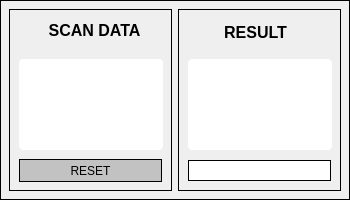
<?xml version="1.0" encoding="UTF-8"?>
<ui version="4.0">
 <class>MainWindow</class>
 <widget class="QMainWindow" name="MainWindow">
  <property name="geometry">
   <rect>
    <x>0</x>
    <y>0</y>
    <width>350</width>
    <height>200</height>
   </rect>
  </property>
  <property name="minimumSize">
   <size>
    <width>350</width>
    <height>200</height>
   </size>
  </property>
  <property name="maximumSize">
   <size>
    <width>350</width>
    <height>200</height>
   </size>
  </property>
  <property name="windowTitle">
   <string>C219    ver:1.0.0.47     Login:V3092552</string>
  </property>
  <property name="styleSheet">
   <string notr="true">border: 1px solid #000;</string>
  </property>
  <widget class="QWidget" name="centralwidget">
   <layout class="QHBoxLayout" name="horizontalLayout">
    <item>
     <widget class="QGroupBox" name="groupBox">
      <property name="title">
       <string/>
      </property>
      <widget class="QLabel" name="label">
       <property name="geometry">
        <rect>
         <x>30</x>
         <y>8</y>
         <width>111</width>
         <height>27</height>
        </rect>
       </property>
       <property name="font">
        <font>
         <family>Segoe UI</family>
         <pointsize>12</pointsize>
         <weight>75</weight>
         <bold>true</bold>
        </font>
       </property>
       <property name="styleSheet">
        <string notr="true">border-color: none; font-weight: bold; </string>
       </property>
       <property name="text">
        <string>SCAN DATA</string>
       </property>
       <property name="alignment">
        <set>Qt::AlignCenter</set>
       </property>
      </widget>
      <widget class="QTextEdit" name="txtscan">
       <property name="geometry">
        <rect>
         <x>10</x>
         <y>50</y>
         <width>144</width>
         <height>91</height>
        </rect>
       </property>
       <property name="styleSheet">
        <string notr="true">border-color: #fff; background-color: #fff; border-radius: 4px;
</string>
       </property>
      </widget>
      <widget class="QPushButton" name="reset_btn">
       <property name="geometry">
        <rect>
         <x>10</x>
         <y>150</y>
         <width>143</width>
         <height>23</height>
        </rect>
       </property>
       <property name="styleSheet">
        <string notr="true">background-color: rgb(194, 194, 194)</string>
       </property>
       <property name="text">
        <string>RESET</string>
       </property>
      </widget>
     </widget>
    </item>
    <item>
     <widget class="QGroupBox" name="groupBox_2">
      <property name="title">
       <string/>
      </property>
      <widget class="QLabel" name="label_2">
       <property name="geometry">
        <rect>
         <x>23</x>
         <y>10</y>
         <width>109</width>
         <height>27</height>
        </rect>
       </property>
       <property name="font">
        <font>
         <family>Segoe UI</family>
         <pointsize>12</pointsize>
         <weight>75</weight>
         <bold>true</bold>
        </font>
       </property>
       <property name="styleSheet">
        <string notr="true">border-color: none; font-weight: bold; </string>
       </property>
       <property name="text">
        <string>RESULT</string>
       </property>
       <property name="alignment">
        <set>Qt::AlignCenter</set>
       </property>
      </widget>
      <widget class="QTextEdit" name="ruleresult">
       <property name="geometry">
        <rect>
         <x>10</x>
         <y>50</y>
         <width>144</width>
         <height>91</height>
        </rect>
       </property>
       <property name="styleSheet">
        <string notr="true">border-color: #fff; background-color: #fff; border-radius: 4px;
</string>
       </property>
      </widget>
      <widget class="QLineEdit" name="lblMoveOUTQTY">
       <property name="geometry">
        <rect>
         <x>10</x>
         <y>151</y>
         <width>143</width>
         <height>21</height>
        </rect>
       </property>
      </widget>
     </widget>
    </item>
   </layout>
  </widget>
 </widget>
 <resources/>
 <connections/>
</ui>
